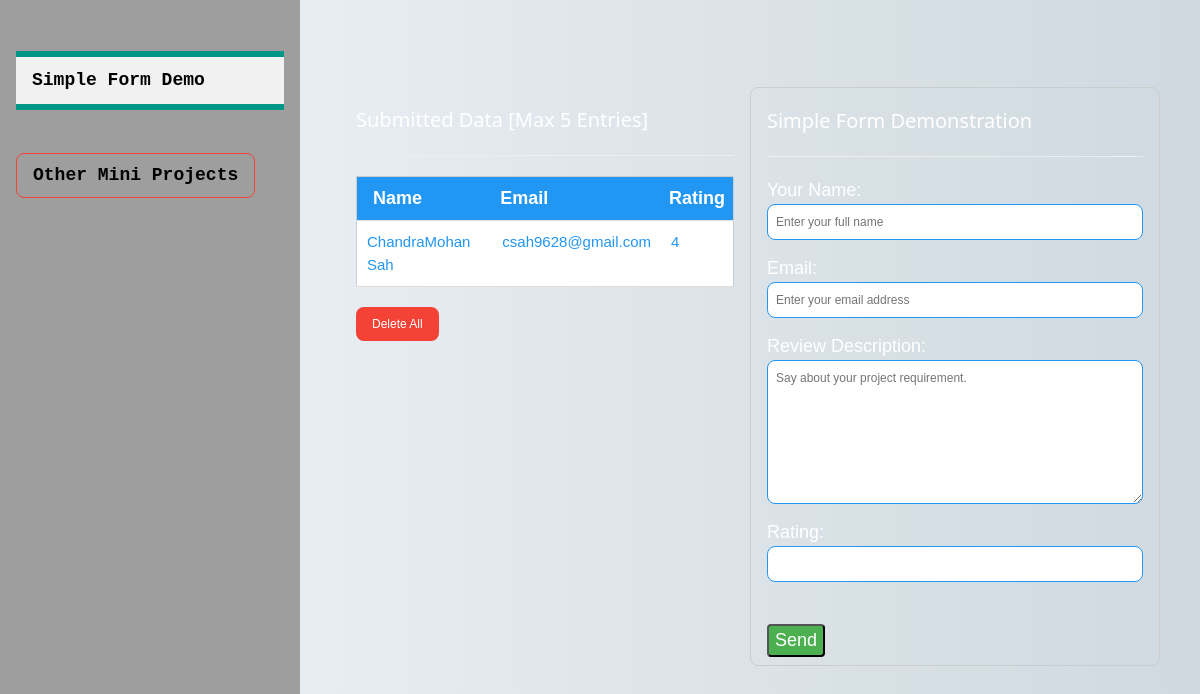
Page /app2/simplform/ on the committed database.
### app2_simple_form/models.py (models this page shows, shortened)
class Review(models.Model):
    name = models.CharField(max_length=100)
    email = models.EmailField()
    review_text = models.TextField()
    rating = models.IntegerField(
        validators=[
            MinValueValidator(1),
            MaxValueValidator(5)
        ]  # Ensure the rating is between 1 and 5
    )

### app2_simple_form/app2_api/views.py (the view, shortened to what this page needs)
# urls.py: path("simplform/", views.SimpleFormHome, name="simple-form"),
def SimpleFormHome(request):
    form = None
    reviews = Review.objects.all()
    context = {
        "sidebar_content": "Simple Form Demo",
        "form_data":ReviewForm(),
        "reviews":reviews
    }
    return render(request, "app2_simple_form/page0.html", context)

### app2_simple_form/templates/app2_simple_form/page0.html (shortened to what this page needs)
{% extends 'base2.html' %}
{% load static %}
{% block content %}
<body>
        <div class="w3-content w3-text-white w3-large" style="margin-top:60px"><br>
                <div class="w3-col l6 w3-padding w3-round-large " >
                    <h4  style="margin-bottom: 20px;">Submitted Data [Max 5 Entries]</h4><hr>
                    <div class="w3-responsive">
                        <table class="w3-table-all w3-hoverable w3-left w3-text-blue" style="background-color: #f7f7f7; border-radius: 10px;">
                            <thead>
                                <tr class="w3-blue" style="border-radius: 10px;">
                                    <th>Name</th>
                                    <th>Email</th>
                                    <th>Rating</th>
                                </tr>
                            </thead>
                            <tbody>
                                {% for review in reviews %}
                                <tr class="w3-hover-light-grey">
                                    <td class="w3-medium" style="padding: 10px;">{{ review.name }}</td>
                                    <td class="w3-medium" style="padding: 10px;">{{ review.email }}</td>
                                    <td class="w3-medium" style="padding: 10px;">{{ review.rating }}</td>
                                </tr>
                                {% endfor %}
                            </tbody>
                        </table>
                    </div>
                    <div style="margin-top: 20px;">
                        <a href="{% url 'delete-all' %}" class="w3-button w3-red w3-small w3-round-large" style="padding: 8px 16px; font-size: 16px;">
                            Delete All
                        </a>
                    </div>
                </div>
            <div class="w3-col l6 w3-padding  w3-border w3-round-large">
                    <h4>Simple Form Demonstration</h4><hr>
                    <form action="{% url 'simple-form' %}" method="POST">
                        <div class="custom_style">
                            {{ form_data.name.label_tag }}
                            {{ form_data.name }}
                        </div>
                        <div class="custom_style">
                            {{ form_data.email.label_tag }}
                            {{ form_data.email }}
                        </div>
                        <div class="custom_style">
                            {{ form_data.review_text.label_tag }}
                            {{ form_data.review_text }}
                        </div>
                        <div class="custom_style">
                            {{ form_data.rating.label_tag }}
                            {{ form_data.rating }}
                        </div><br>
                        <button class="w3-green w3-round" >Send</button>
                    </form>
            </div>
        </div>
</body>
{% endblock %}

### static/css/w3.css (style rules this page uses)
html { box-sizing:border-box }
*,*:before,*:after { box-sizing:inherit }
html { -ms-text-size-adjust:100%;-webkit-text-size-adjust:100% }
body { margin:0 }
a { background-color:transparent }
hr { box-sizing:content-box;height:0;overflow:visible }
button,input,select,textarea,optgroup { font:inherit;margin:0 }
button,input { overflow:visible }
button,select { text-transform:none }
button,[type=button],[type=reset],[type=submit] { -webkit-appearance:button }
textarea { overflow:auto }
html,body { font-family:Verdana,sans-serif;font-size:15px;line-height:1.5 }
html { overflow-x:hidden }
h4 { font-size:20px }
h1,h2,h3,h4,h5,h6 { font-family:"Segoe UI",Arial,sans-serif;font-weight:400;margin:10px 0 }
hr { border:0;border-top:1px solid #eee;margin:20px 0 }
a { color:inherit }
.w3-table,.w3-table-all { border-collapse:collapse;border-spacing:0;width:100%;display:table }
.w3-table-all { border:1px solid #ccc }
.w3-bordered tr,.w3-table-all tr { border-bottom:1px solid #ddd }
.w3-table-all tr:nth-child(odd) { background-color:#fff }
.w3-table td,.w3-table th,.w3-table-all td,.w3-table-all th { padding:8px 8px;display:table-cell;text-align:left;vertical-align:top }
.w3-table th:first-child,.w3-table td:first-child,.w3-table-all th:first-child,.w3-table-all td:first-child { padding-left:16px }
.w3-btn,.w3-button { border:none;display:inline-block;padding:8px 16px;vertical-align:middle;overflow:hidden;text-decoration:none;color:inherit;background-color:inherit;text-align:center;cursor:pointer;white-space:nowrap }
.w3-btn,.w3-button { -webkit-touch-callout:none;-webkit-user-select:none;-khtml-user-select:none;-moz-user-select:none;-ms-user-select:none;user-select:none }
.w3-input { padding:8px;display:block;border:none;border-bottom:1px solid #ccc;width:100% }
.w3-responsive { display:block;overflow-x:auto }
.w3-col,.w3-half,.w3-third,.w3-twothird,.w3-threequarter,.w3-quarter { float:left;width:100% }
@media (min-width:993px) { .w3-col.l6 { width:49.99999% } }
.w3-content,.w3-auto { margin-left:auto;margin-right:auto }
.w3-content { max-width:980px }
.w3-round,.w3-round-medium { border-radius:4px }
.w3-round-large { border-radius:8px }
.w3-small { font-size:12px!important }
.w3-medium { font-size:15px!important }
.w3-large { font-size:18px!important }
.w3-border { border:1px solid #ccc!important }
.w3-padding { padding:8px 16px!important }
.w3-left { float:left!important }
.w3-blue,.w3-hover-blue:hover { color:#fff!important;background-color:#2196F3!important }
.w3-green,.w3-hover-green:hover { color:#fff!important;background-color:#4CAF50!important }
.w3-red,.w3-hover-red:hover { color:#fff!important;background-color:#f44336!important }
.w3-text-blue,.w3-hover-text-blue:hover { color:#2196F3!important }
.w3-text-white,.w3-hover-text-white:hover { color:#fff!important }
.w3-border-blue,.w3-hover-border-blue:hover { border-color:#2196F3!important }

### app9_async/static/app9_async/css/styles.css (style rules this page uses)
body { background: linear-gradient(to right, #f0f4f8, #cfd9df); font-family: Arial, sans-serif; }

### templates/base2.html (style rules this page uses)
body { background-color: #555; }
a { text-decoration: none; }

### rows in the picture
Review: name "ChandraMohan Sah", email "csah9628@gmail.com", rating "4"

### other values in the picture
{{ sidebar_content }} "Simple Form Demo"
